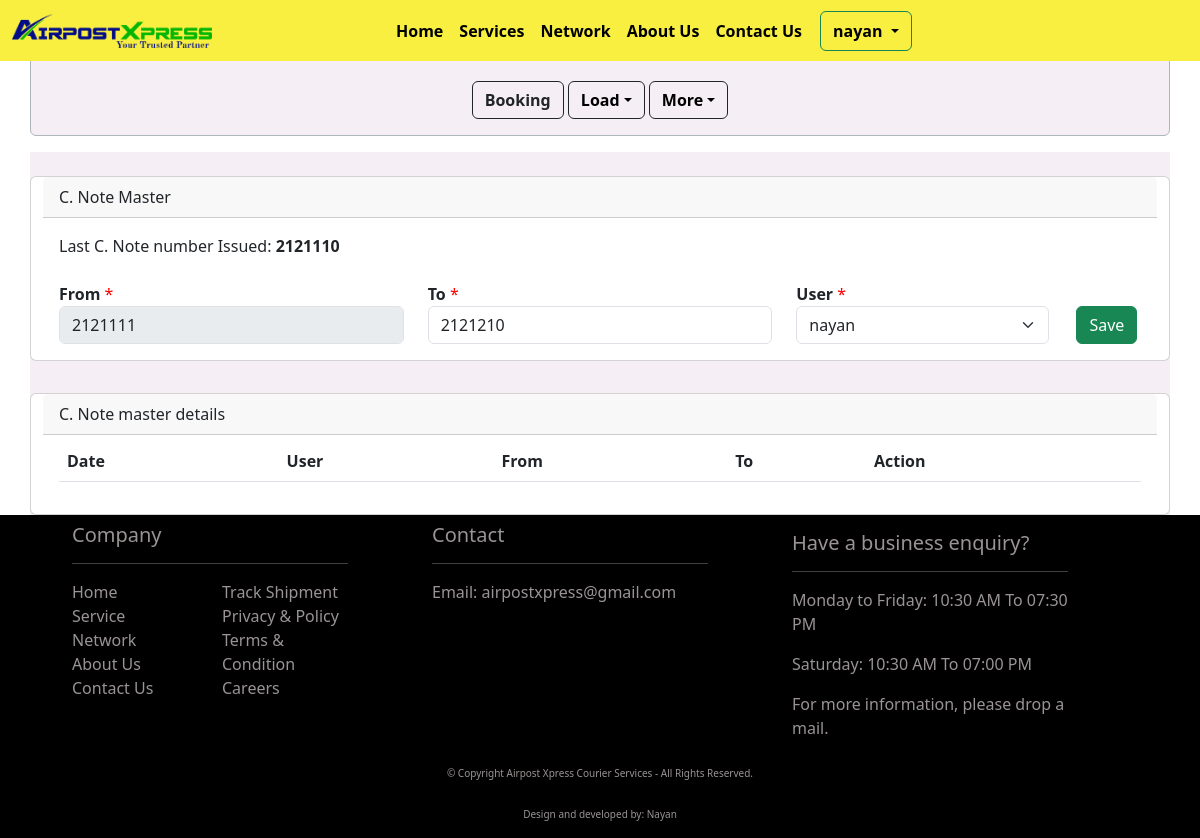
Page /c_note_master (signed in) on the earlier database version.
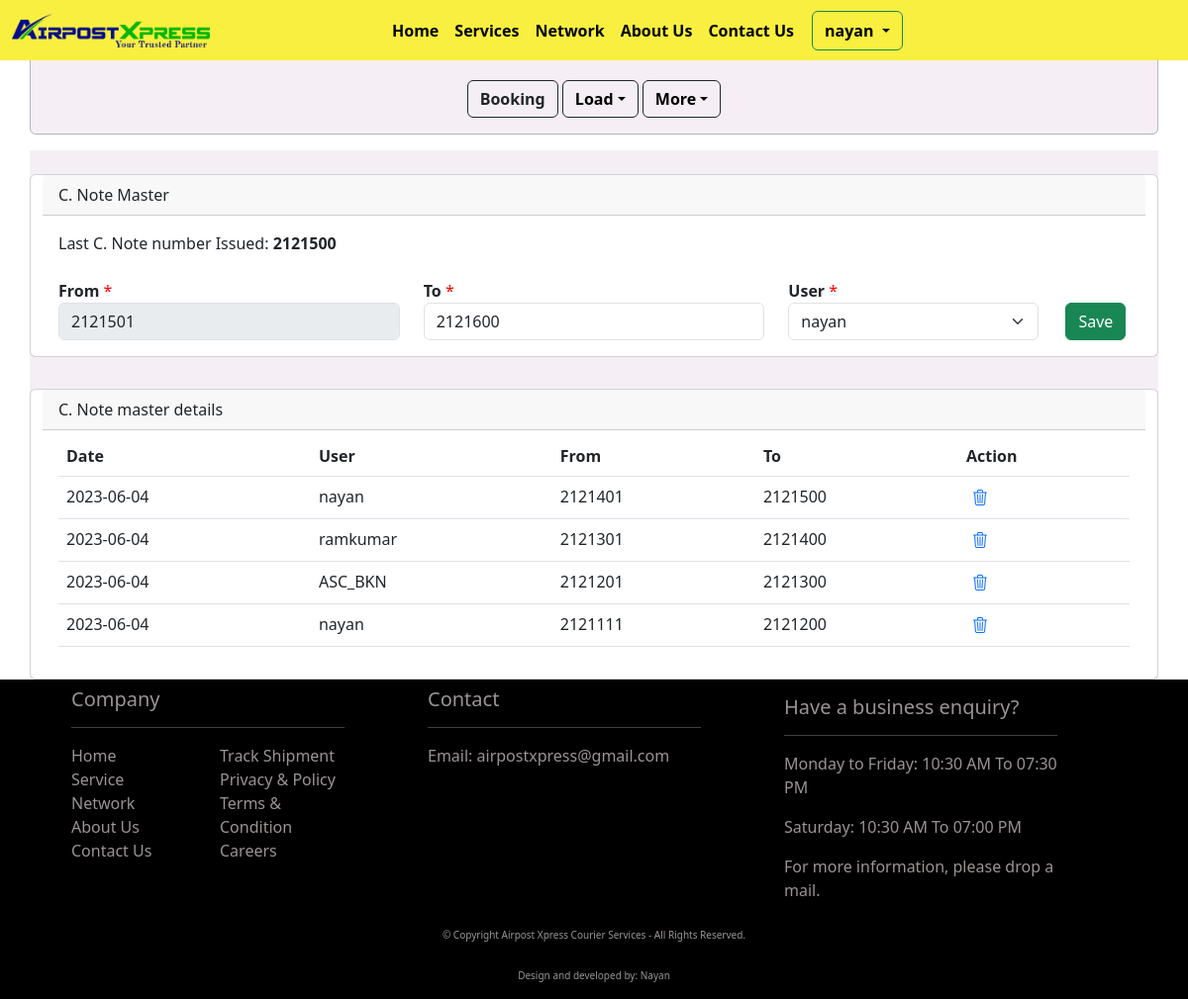
Same page on the later database version.
### api/models.py (models this page shows, shortened)
class CNoteGenerator(models.Model):
    from_range = models.BigIntegerField(blank=False, null=True)
    to_range = models.BigIntegerField(blank=False, null=True)
    user = models.ForeignKey(User, models.CASCADE, blank=False, null=True)
    created_at = models.DateTimeField(auto_now_add=True, null=True, blank=True)
    updated_at = models.DateTimeField(auto_now=True, null=True, blank=True)
    class Meta:
        verbose_name_plural = "C Note Number Generator"

### api/views.py (the view)
# urls.py: path(r"c_note_master", c_note_master, name="c_note_master"),
@login_required(login_url="login_auth")
def c_note_master(request):
    log.info("Request for C Note Number by {}".format(request.user))
    user_details = UserAdditionalDetails.objects.get(user=request.user)
    last_number = CNoteGenerator.objects.aggregate(max_value=Max("to_range"))["max_value"]
    if not last_number:
        last_number = 2121110
    from_range = last_number + 1
    to_range = from_range + 99
    last_50_records = CNoteGenerator.objects.order_by('-created_at')[:50]
    users = User.objects.all()
    context= {
        "last_number": last_number,
        "from_range": from_range,
        "to_range": to_range,
        "last_50_records": last_50_records,
        "users": users
    }
    return render(request, "c_note_master.html", context=context)

### api/templates/c_note_master.html (shortened to what the changed rows need)
{% extends 'base.html' %}{% block title %}C.Note Master{% endblock title %}{% load static %}{% block content %}
<div class="container back_color">
    <div class="row">
        <div class="card mt-4">
            <div class="col-12">
                <div class="card-body">
                    <form action="" method="post">
                        <div class="row justify-content-center">
                            <label for="">Last C. Note number Issued: <b>{{ last_number }}</b></label><br><br>
                            <div class="col-md-4">
                                <label for="from_range"><b>From</b>
                                    <span class="red_color">*</span>
                                </label>
                                <input type="number" id="from_range" name="fron_range" class="form-control" value="{{ from_range }}" disabled />
                            </div>
                            <div class="col-md-4">
                                <label for="to_range"><b>To</b>
                                    <span class="red_color">*</span>
                                </label>
                                <input type="number" id="to_range" name="to_range" class="form-control" value="{{ to_range }}" />
                            </div>
                        </div>
                    </form>
                </div>
            </div>
        </div>
    </div>
    <div class="row mt-2">
        <div class="card mt-4">
            <div class="col-12">
                <div class="card-body">
                    <div class="table-responsive">
                        <table class="table" id="DrsTable">
                            <thead>
                                <tr>
                                    <th scope="col">Date</th>
                                    <th scope="col">User</th>
                                    <th scope="col">From</th>
                                    <th scope="col">To</th>
                                    <th scope="col">Action</th>
                                </tr>
                            </thead>
                            <tbody id="tbody">
                                {% for detail in last_50_records %}
                                <tr>
                                    <td>{{ detail.created_at|date:'Y-m-d' }}</td>
                                    <td>{{ detail.user.username }}</td>
                                    <td>{{ detail.from_range }}</td>
                                    <td>{{ detail.to_range }}</td>
                                    <td>
                                        <button type='button' id='delete_button' class='border-0 bg-transparent text-primary deleteButton' data-sid="{{ detail.id }}" title="Delete DRS" data-toggle="modal" data-target="#deleteModal"><i class="bi bi-trash3"></i></button>
                                    </td>
                                </tr>
                                {% endfor %}
                            </tbody>
                        </table>
                    </div>
                </div>
            </div>
        </div>
    </div>
</div>
{% include 'c_note_ajax.html' %} {% endblock content %}

Differences in the rows shown:
added CNoteGenerator: created_at "2023-06-04", user.username "nayan", from_range "2121401", to_range "2121500"
added CNoteGenerator: created_at "2023-06-04", user.username "ramkumar", from_range "2121301", to_range "2121400"
added CNoteGenerator: created_at "2023-06-04", user.username "ASC_BKN", from_range "2121201", to_range "2121300"
added CNoteGenerator: created_at "2023-06-04", user.username "nayan", from_range "2121111", to_range "2121200"
Other differences:
{{ last_number }}: "2121110" → "2121500"
form field fron_range: "2121111" → "2121501"
form field to_range: "2121210" → "2121600"
